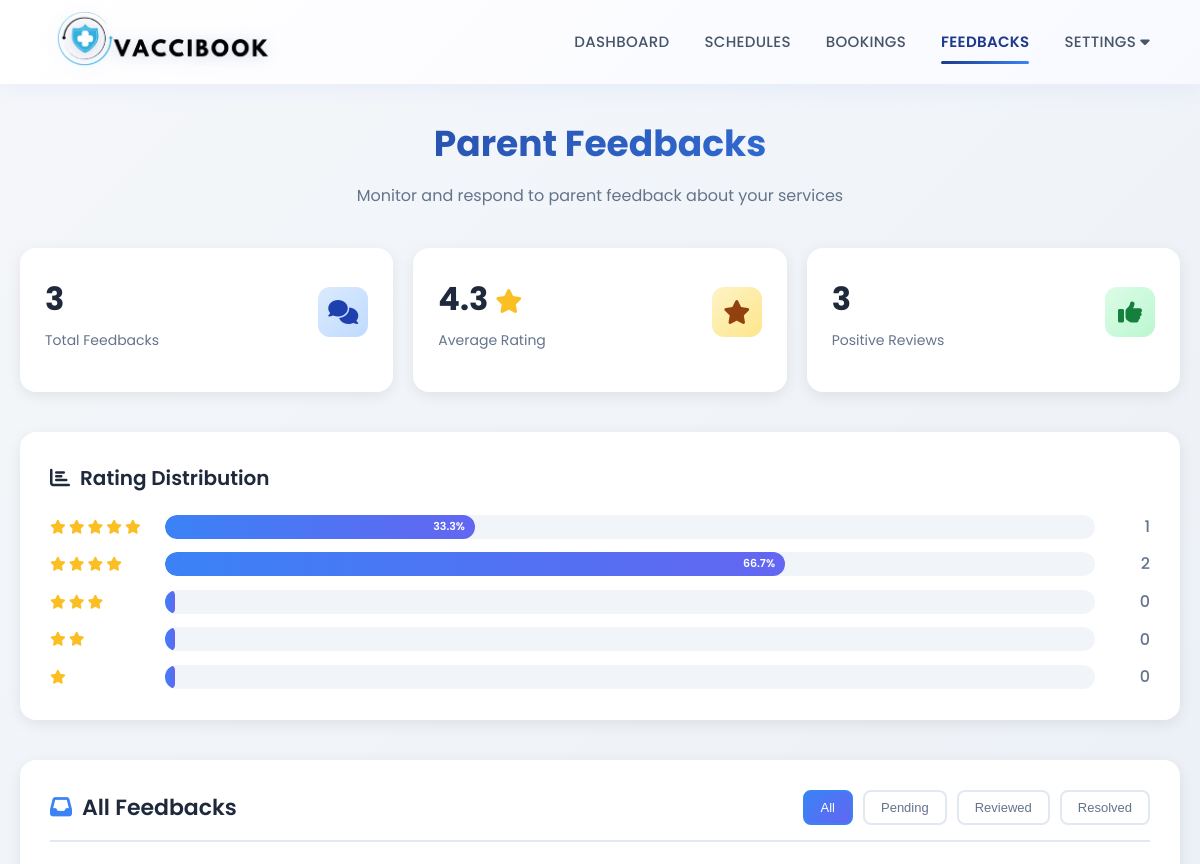
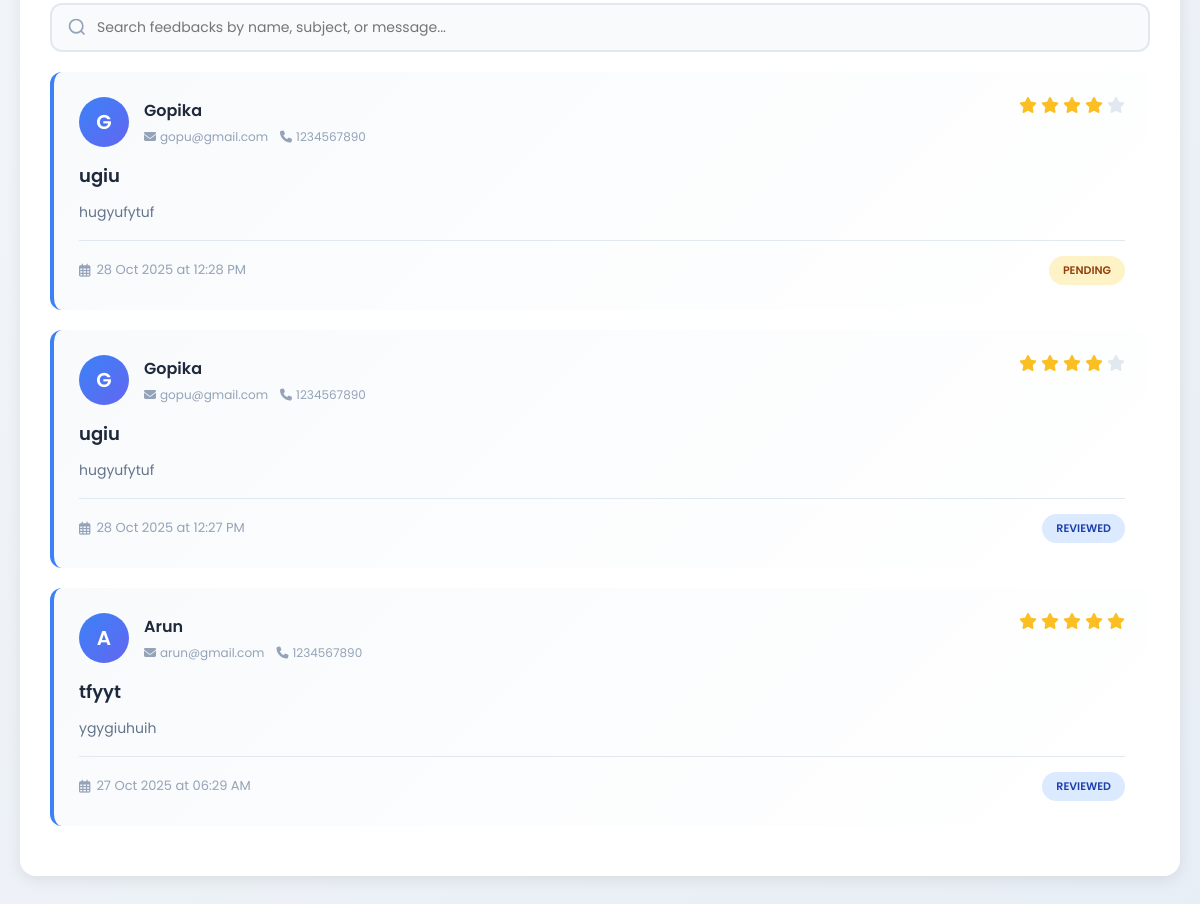
/healthcentre/feedbacks.php (signed in), run on the app's committed database (2 pictures, top to bottom).
### tables this page shows
CREATE TABLE IF NOT EXISTS `feedback` (
  `fid` int NOT NULL AUTO_INCREMENT,
  `pid` int NOT NULL,
  `hid` int DEFAULT NULL,
  `bid` int DEFAULT NULL,
  `rating` tinyint NOT NULL,
  `subject` varchar(200) NOT NULL,
  `message` text NOT NULL,
  `feedback_date` timestamp NULL DEFAULT CURRENT_TIMESTAMP,
  `status` enum('pending','reviewed','resolved') DEFAULT 'pending',
  PRIMARY KEY (`fid`)
);

CREATE TABLE IF NOT EXISTS `parent` (
  `pid` int NOT NULL AUTO_INCREMENT,
  `pname` varchar(30) NOT NULL,
  `mob` char(11) NOT NULL,
  `pemail` varchar(40) NOT NULL,
  `passwd` varchar(10) NOT NULL,
  PRIMARY KEY (`pid`)
);

### classes/DataAccess.class.php (called while the page is built, shortened)
<?php
class DataAccess
{
	private $_con,$_query,$_errors;
	public function __construct()
	{
		if(!$this->_con=mysqli_connect(DB_HOST,DB_USER,DB_PASSWORD,DB_NAME))
		{
			die("connection Error");
		}
	}
	public function query($query)
	{
		if(isset($query))
		{
			$words=explode(' ',$query);
			$this->_query=$query;
			$res=mysqli_query($this->_con,$this->_query);
			if($words[0]=='select' || $words[0]=='Select' || $words[0]=='SELECT')
			{
				if(mysqli_num_rows($res))
				{
					$dataArr=array();
					while($row=mysqli_fetch_assoc($res))
					{
						$dataArr[] = $row;
					}
					return $dataArr;
				}
				else
				{
					return false;
				}
			}
		}
	}
}
?>

### healthcentre/feedbacks.php (the view, shortened to what this page needs)
<?php
$dao = new DataAccess();
include('header.php');
$healthCentre = $_SESSION['healthcentre'] ?? null;
$hid = $healthCentre['hid'] ?? 0;
$feedbacks = $dao->query("SELECT f.*, p.pname, p.pemail as email, p.mob as phone,
                          DATE_FORMAT(f.feedback_date, '%d %b %Y at %h:%i %p') as formatted_date
                          FROM feedback f
                          JOIN parent p ON f.pid = p.pid
                          WHERE f.hid = $hid
                          ORDER BY f.feedback_date DESC");
$totalFeedbacks = count($feedbacks);
$averageRating = 0;
$ratingDistribution = ['5' => 0, '4' => 0, '3' => 0, '2' => 0, '1' => 0];
if ($feedbacks) {
    $totalRating = 0;
    foreach ($feedbacks as $feedback) {
        $totalRating += $feedback['rating'];
        $ratingDistribution[$feedback['rating']]++;
    }
    $averageRating = $totalFeedbacks > 0 ? round($totalRating / $totalFeedbacks, 1) : 0;
}
?>
<!DOCTYPE html>
<html lang="en">
<head>
    <link rel="stylesheet" href="https://cdnjs.cloudflare.com/ajax/libs/font-awesome/6.4.0/css/all.min.css" />
</head>
<body>
    <div class="feedbacks-container">
        <div class="page-header">
            <h1 class="page-title">Parent Feedbacks</h1>
            <p class="page-subtitle">Monitor and respond to parent feedback about your services</p>
        </div>
        <div class="stats-grid">
            <div class="stat-card">
                <div class="stat-header">
                    <div>
                        <div class="stat-value"><?= $totalFeedbacks ?></div>
                        <div class="stat-label">Total Feedbacks</div>
                    </div>
                    <div class="stat-icon blue">
                        <i class="fas fa-comments"></i>
                    </div>
                </div>
            </div>
            <div class="stat-card">
                <div class="stat-header">
                    <div>
                        <div class="stat-value"><?= $averageRating ?> <i class="fas fa-star" style="font-size: 24px; color: #fbbf24;"></i></div>
                        <div class="stat-label">Average Rating</div>
                    </div>
                    <div class="stat-icon yellow">
                        <i class="fas fa-star"></i>
                    </div>
                </div>
            </div>
            <div class="stat-card">
                <div class="stat-header">
                    <div>
                        <div class="stat-value"><?= $ratingDistribution['5'] + $ratingDistribution['4'] ?></div>
                        <div class="stat-label">Positive Reviews</div>
                    </div>
                    <div class="stat-icon green">
                        <i class="fas fa-thumbs-up"></i>
                    </div>
                </div>
            </div>
        </div>
        <div class="rating-distribution">
            <h3 class="rating-title">
                <i class="fas fa-chart-bar"></i>
                Rating Distribution
            </h3>
            <div class="rating-bars">
                <?php for ($star = 5; $star >= 1; $star--): ?>
                    <?php
                    $count = $ratingDistribution[$star];
                    $percentage = $totalFeedbacks > 0 ? ($count / $totalFeedbacks) * 100 : 0;
                    ?>
                    <div class="rating-bar-row">
                        <div class="rating-stars">
                            <?php for ($i = 0; $i < $star; $i++): ?>
                                <i class="fas fa-star"></i>
                            <?php endfor; ?>
                        </div>
                        <div class="bar-container">
                            <div class="bar-fill" style="width: <?= $percentage ?>%">
                                <?php if ($percentage > 10): ?>
                                    <?= round($percentage, 1) ?>%
                                <?php endif; ?>
                            </div>
                        </div>
                        <div class="rating-count"><?= $count ?></div>
                    </div>
                <?php endfor; ?>
            </div>
        </div>
        <div class="feedbacks-section">
            <div class="section-header">
                <h2 class="section-title">
                    <i class="fas fa-inbox"></i>
                    All Feedbacks
                </h2>
                <div class="filter-buttons">
                    <button class="filter-btn active" onclick="filterFeedbacks('all')">All</button>
                    <button class="filter-btn" onclick="filterFeedbacks('pending')">Pending</button>
                    <button class="filter-btn" onclick="filterFeedbacks('reviewed')">Reviewed</button>
                    <button class="filter-btn" onclick="filterFeedbacks('resolved')">Resolved</button>
                </div>
            </div>
            <div class="search-box">
                <input type="text" class="search-input" id="searchInput" placeholder="Search feedbacks by name, subject, or message...">
            </div>
            <div id="feedbacksList">
                <?php if ($feedbacks && count($feedbacks) > 0): ?>
                    <?php foreach ($feedbacks as $feedback): ?>
                        <div class="feedback-card" data-status="<?= $feedback['status'] ?>">
                            <div class="feedback-header">
                                <div class="parent-info">
                                    <div class="parent-avatar">
                                        <?= strtoupper(substr($feedback['pname'], 0, 1)) ?>
                                    </div>
                                    <div class="parent-details">
                                        <h4><?= htmlspecialchars($feedback['pname']) ?></h4>
                                        <div class="parent-contact">
                                            <span><i class="fas fa-envelope"></i><?= htmlspecialchars($feedback['email']) ?></span>
                                            <span><i class="fas fa-phone"></i><?= htmlspecialchars($feedback['phone']) ?></span>
                                        </div>
                                    </div>
                                </div>
                                <div class="feedback-rating">
                                    <?php for ($i = 1; $i <= 5; $i++): ?>
                                        <i class="fas fa-star" style="color: <?= $i <= $feedback['rating'] ? '#fbbf24' : '#e2e8f0' ?>"></i>
                                    <?php endfor; ?>
                                </div>
                            </div>
                            <div class="feedback-subject"><?= htmlspecialchars($feedback['subject']) ?></div>
                            <div class="feedback-message"><?= htmlspecialchars($feedback['message']) ?></div>
                            <div class="feedback-footer">
                                <div class="feedback-date">
                                    <i class="far fa-calendar-alt"></i>
                                    <?= $feedback['formatted_date'] ?>
                                </div>
                                <span class="status-badge status-<?= $feedback['status'] ?>">
                                    <?= ucfirst($feedback['status']) ?>
                                </span>
                            </div>
                        </div>
                    <?php endforeach; ?>
                <?php endif; ?>
            </div>
        </div>
    </div>
</body>
</html>

### healthcentre/assets/css/modern-theme.css (style rules this page uses)
:root { --primary-gradient: linear-gradient(135deg, #1e3a8a 0%, #3b82f6 100%); --secondary-gradient: linear-gradient(135deg, #0ea5e9 0%, #06b6d4 100%); --blue-gradient: linear-gradient(135deg, #3b82f6 0%, #06b6d4 100%); --light-blue-gradient: linear-gradient(135deg, #dbeafe 0%, #e0f2fe 100%); --accent-gradient: linear-gradient(135deg, #60a5fa 0%, #38bdf8 100%); --primary-color: #1e3a8a; --secondary-color: #3b82f6; --accent-color: #06b6d4; --text-dark: #2d3748; --text-light: #718096; --bg-light: #f7fafc; --card-bg: #ffffff; --shadow-sm: 0 2px 8px rgba(0, 0, 0, 0.05); --shadow-md: 0 4px 16px rgba(0, 0, 0, 0.08); --shadow-lg: 0 8px 24px rgba(0, 0, 0, 0.12); --shadow-xl: 0 12px 32px rgba(0, 0, 0, 0.15); --radius-sm: 8px; --radius-md: 12px; --radius-lg: 16px; --radius-xl: 20px; }
* { box-sizing: border-box; }
body { font-family: 'Poppins', 'Segoe UI', Tahoma, Geneva, Verdana, sans-serif; background: linear-gradient(135deg, #f5f7fa 0%, #c3cfe2 100%); background-attachment: fixed; color: var(--text-dark); line-height: 1.6; }
html { scroll-behavior: smooth; }

### healthcentre/header.php (style rules this page uses)
* { margin: 0; padding: 0; box-sizing: border-box; }
body { font-family: 'Poppins', sans-serif; background: linear-gradient(135deg, #f5f7fa 0%, #e8eef5 100%); background-attachment: fixed; color: #0f172a; }

### data on the page
feedback: pid.pname "G", pid.pname "Gopika", pid.pemail "gopu@gmail.com", pid.mob "1234567890", rating 4 (drawn), subject "ugiu", message "hugyufytuf", formatted_date "28 Oct 2025 at 12:28 PM", status "PENDING"
feedback: pid.pname "G", pid.pname "Gopika", pid.pemail "gopu@gmail.com", pid.mob "1234567890", rating 4 (drawn), subject "ugiu", message "hugyufytuf", formatted_date "28 Oct 2025 at 12:27 PM", status "REVIEWED"
feedback: pid.pname "A", pid.pname "Arun", pid.pemail "arun@gmail.com", pid.mob "1234567890", rating 5 (drawn), subject "tfyyt", message "ygygiuhuih", formatted_date "27 Oct 2025 at 06:29 AM", status "REVIEWED"

### other printed values
$totalFeedbacks "3"
$averageRating "4.3"
$ratingDistribution['5'] + $ratingDistribution['4'] "3"
$percentage "33.3"
$count "1"
$percentage "66.7"
$count "2"
$count "0"
